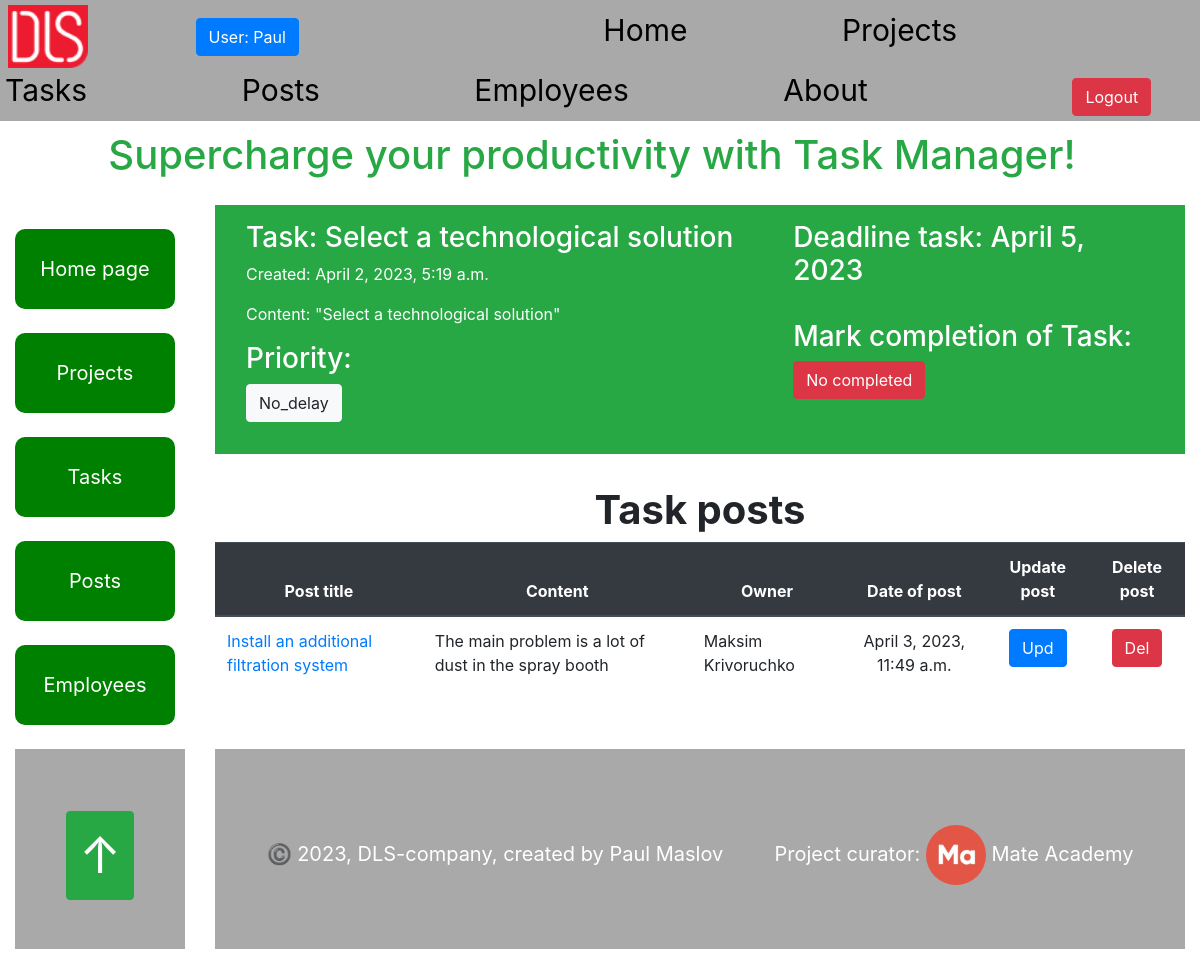
Before: /tasks/5/ (signed in) with the older database file.
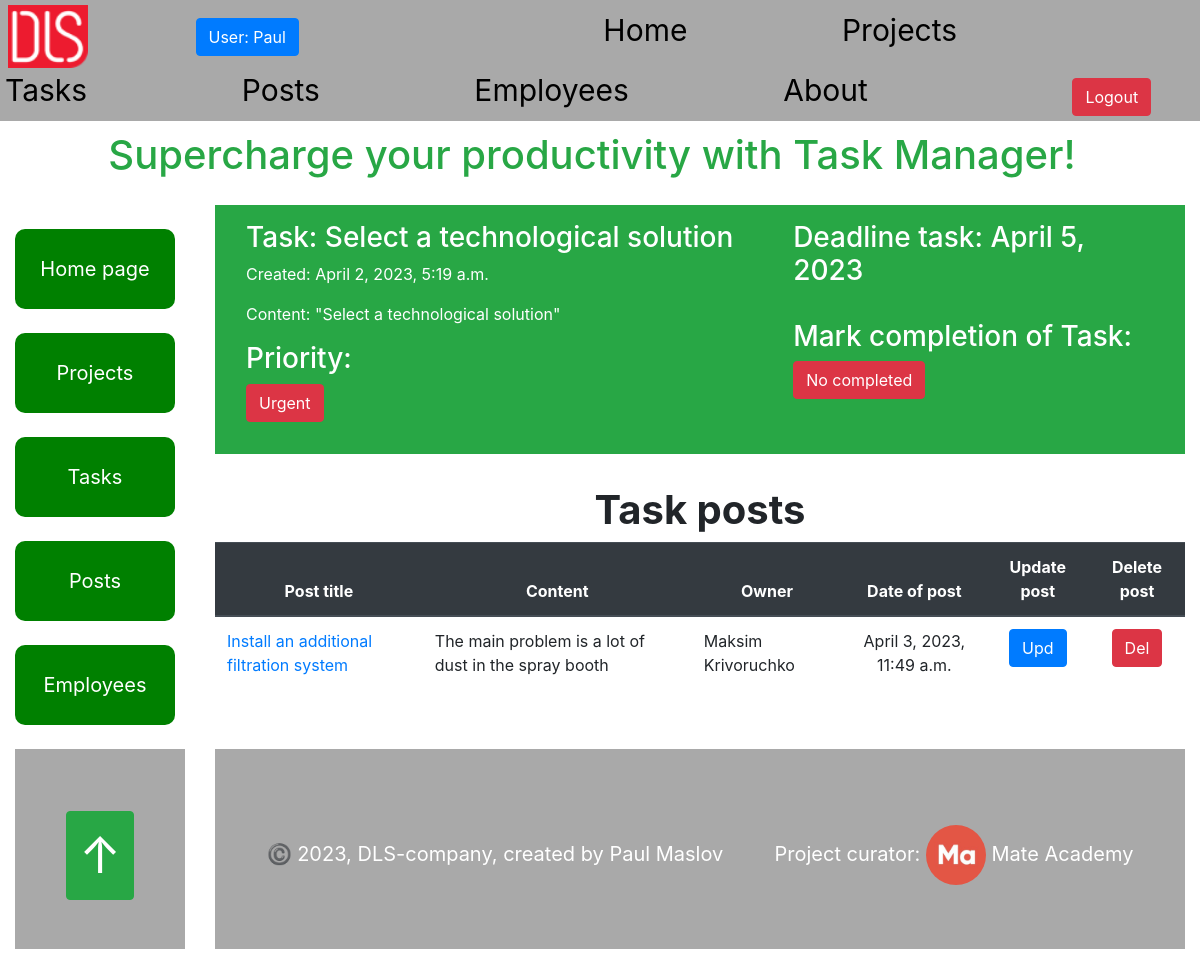
After: the same page with the newer database file.
### task_manager/models.py (models this page shows, shortened)
class Task(models.Model):
    PRIORITY_CHOICES = (
        ("A", "Urgent"),
        ("B", "No_delay"),
        ("C", "Need"),
    )
    name = models.CharField(max_length=255)
    description = models.TextField(null=True, blank=True)
    created_time = models.DateTimeField(auto_now_add=True)
    deadline = models.DateField(null=True, blank=True)
    is_completed = models.BooleanField()
    priority = models.CharField(
        max_length=1,
        choices=PRIORITY_CHOICES,
        default="B"
    )
    project = models.ForeignKey(Project, on_delete=models.CASCADE, related_name="task")
    assignees = models.ManyToManyField(Employee, related_name="task")
    class Meta:
        ordering = ["deadline", "priority"]

### task_manager/views.py (the view)
# urls.py: path("tasks/<int:pk>/", TaskDetailView.as_view(), name="task-detail"),
class TaskDetailView(LoginRequiredMixin, generic.DetailView):
    context_object_name = "task_detail"
    model = Task
    queryset = Task.objects.select_related(
        "project"
    ).prefetch_related("post__owner")

### task_manager/models.py (called while the page is built)
    def __str__(self):
        return f"{self.first_name} {self.last_name}"

### templates/task_manager/task_detail.html
{% extends "base.html" %}
{% block content %}
  <section class="p-3 mb-2 bg-success text-white">
    <div class="container-fluid">
      <div class="row">
        <div class="col-sm-7">
           <h3 class="project__part">
             Task: {{ task_detail.name }}
           </h3>
           <p>
             Created: {{ task_detail.created_time }}
           </p>
           <p>
             Content: "{{ task_detail.description }}"
           </p>
          <h3>Priority:</h3>
          <p>
           {% if task_detail.priority == "A"  %}
             <span class="btn btn-danger">{{ task_detail.get_priority_display }}</span>
             {% elif task.priority == "B" %}
               <span class="btn btn-primary">{{ task_detail.get_priority_display }}</span>
             {% else %}
               <span class="btn btn-light">{{ task_detail.get_priority_display }}</span>
           {% endif %}
          </p>
        </div>
        <div class="col-sm-5">
          <h3 class="project__part">
            Deadline task: {{ task_detail.deadline }}
          </h3>
          <br><br>
          <h3>
            Mark completion of Task:
          </h3>
          {% if task_detail.is_completed %}
            <p class="text-center btn btn-secondary">Completed</p>
            {% else %}
            <p class="text-center btn btn-danger">No completed</p>
          {% endif %}
        </div>
      </div>
    </div>
  </section>
  <br>
  <section>
    <h1 class="text-center"><strong>Task posts</strong></h1>
    <table class="table">
      <thead class="thead-dark">
        <tr class="text-center">
          <th scope="col">Post title</th>
          <th scope="col">Content</th>
          <th scope="col">Owner</th>
          <th scope="col">Date of post</th>
          <th scope="col">Update post</th>
          <th scope="col">Delete post</th>
        </tr>
      </thead>
      <tbody>
        {% for post in task_detail.post.all %}
          <tr>
            <td><a href="{% url 'task_manager:post-detail' pk=post.id %}">{{ post.title }}</a></td>
            <td>{{ post.content }}</td>
            <td>{{ post.owner }}</td>
            <td class="text-center">{{ post.created_time }}</td>
            <td class="text-center">
              <a
                class="btn btn-primary"
                href="{% url 'task_manager:post-update' pk=post.id %}">
                Upd
              </a>
            </td>
            <td class="text-center">
              <a
                class="btn btn-danger"
                href="{% url 'task_manager:post-delete' pk=post.id %}">
                Del
              </a>
            </td>
          </tr>
        {% endfor %}
      </tbody>
    </table>
  </section>
{% endblock %}

Changed rows visible on the page:
changed Task "Select a technological solution": priority "No_delay" → "Urgent"
